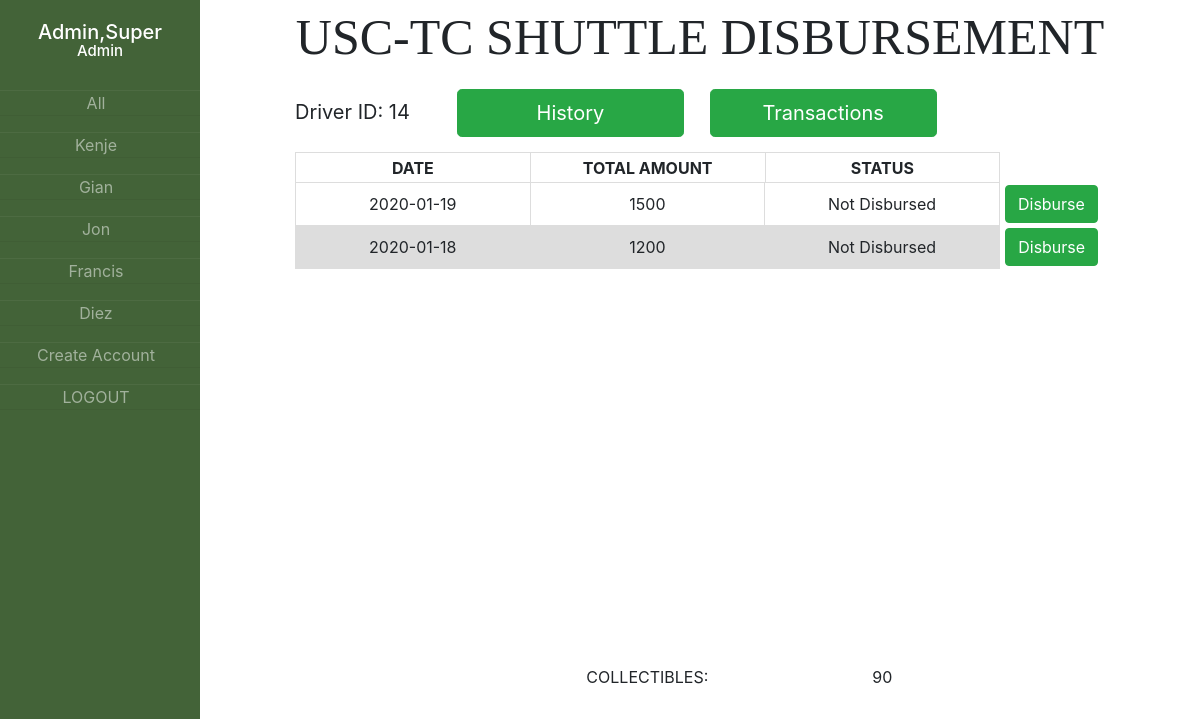
The page /driver.php?driver=Jon&id=14 (signed in) on the database its author committed.
### tables this page shows
CREATE TABLE `DriverInformation` (
  `uid` int(10) NOT NULL,
  `Driver_ID` varchar(256) NOT NULL,
  `Date` date NOT NULL,
  `Driver_Name` varchar(256) NOT NULL,
  `Driver_Status` varchar(256) NOT NULL DEFAULT 'Not Disbursed',
  `Total_Amount` int(10) NOT NULL,
  `Collectibles` int(10) NOT NULL
);

### driver.php (the view, shortened to what this page needs)
<!doctype html>
<html lang="en">
<head>
    <link rel="stylesheet" href="css/bootstrap.min.css">
    <link rel="stylesheet" href="css/newdrive.css">
</head>
<body>
<div class="wrapper">
    <div class="sidebar">
        <?php
            echo "<h1>";
            echo $_SESSION['S_lastname'].",".$_SESSION['S_firstname'];
            echo "</h1>";
            echo "<h2>";
            echo $_SESSION['S_UserType'];
            echo "</h2>";
        ?>
        <ul>
            <li><a href="dashboard.php?searchdate=<?php echo date('Y-m-j');?>">All</a></li>
            <?php
                $servername = "localhost";
                $username = "root";
                $password = "";
                $dbname = "ourserver";
                $conn = new mysqli($servername, $username, $password, $dbname);
                $sql = "SELECT * FROM DriverInformation";
                $result = $conn->query($sql);
                if ($result->num_rows > 0) {
                    $names = array();
                    while($row = $result->fetch_assoc()) {
                        if(!in_array($row["Driver_Name"],$names)){
                            echo '<li><a href="driver.php?driver='.$row["Driver_Name"].'&id='.$row["Driver_ID"].'">' .$row["Driver_Name"]. '</a></li>';
                        }
                        array_push($names, $row["Driver_Name"]);
                    }
                }
                else {
                    echo "No record";
                }
                $selected_driver = 0;
                if (isset($_GET['driver']) ) {
                    $selected_driver = $_GET['driver'];
                }
                $selected_driver_ID = 0;
                if (isset($_GET['id']) ) {
                    $selected_driver_ID = $_GET['id'];
                }
                if($_SESSION['S_UserType']=='Admin'){
                    echo '<li><a href="createuserpage.php">Create Account</a></li>';
                }
                echo '<li><a href="logout.php">LOGOUT</a></li>';
            ?>
        </ul>
    </div>
    <div class="main">
        <div class="title">USC-TC SHUTTLE DISBURSEMENT</div>
            <div class='outeroutertable'>
                <div class='toparea'><div class='DriverID'>Driver ID: <?php echo "$selected_driver_ID";?></div>
                <div class='tab'>
                    <button type='button' class='btn btn-success btn-lg' onclick='openhist();'>History</button>
                    <button type='button' class='btn btn-success btn-lg' onclick='opentran();'>Transactions</button>
                </div>
            </div>
        <div id='History' class='tabcontent'>
        <?php
            $sql = "SELECT * FROM `DriverInformation` WHERE Driver_Name='$selected_driver' ORDER BY Date DESC";
            $result = $conn->query($sql);
            if ($result->num_rows > 0) {
                echo " <div class='fakeoutertable'><table>
                        <tr>
                            <th>DATE</th>
                            <th>TOTAL AMOUNT</th>
                            <th>STATUS</th>
                            <th></th>
                        </tr>
                        </table></div>
                        <div class='outertable'>
                        <table>";
                while($row = $result->fetch_assoc()) {
                    echo "<tr><td>" .$row["Date"] ."</td>";
                    echo "<td>" .$row["Total_Amount"] ."</td>";
                    echo "<td>" .$row["Driver_Status"] ."</td>";
                    if($row["Driver_Status"]=='Not Disbursed'){
                        echo '<td><button type="button" class="btn btn-success" data-toggle="modal" data-target="#ReceiptModal" data-date="'.$row["Date"].'" data-did="'.$row["Driver_ID"].'">Disburse</button></td></tr>';
                    }
                }
                $sql2 = "SELECT * FROM `DriverInformation` WHERE Driver_Name='$selected_driver'";
                $result2 = $conn->query($sql2);
                $collect = 0;
                while($row2 = $result2->fetch_assoc()) {
                    $collect = $collect + $row2['Collectibles'];
                }
                echo "</table></div>
                    <div class='fakeoutertable'>
                    <table>
                    <tr>
                        <td></td>
                        <td>COLLECTIBLES:</td>
                        <td>".$collect."</td>
                        <td></td>
                    </tr></table></div>";
            }
            else {
                echo "<div class='NoRecord'>No record found</div>";
            }
        ?>
        </div>
        </div>
    </div>
</div>
</body>
</html>

### css/newdrive.css (style rules this page uses)
td, th { width: 29%; }
.wrapper { display: flex; position: relative; }
.wrapper .sidebar { position: fixed; width: 200px; height: 100%; background-color: rgb(67, 99, 56); padding-top: 20px; }
.wrapper .sidebar h1 { text-align: center; font-size: 20px; color: white; }
.wrapper .sidebar h2 { text-align: center; margin-top: -5%; margin-bottom: 15%; font-size: 15px; color: white; }
.wrapper .sidebar ul li { text-align: center; list-style: none; margin-bottom: 10%; margin-left: -30%; border-bottom: 1px solid rgba(0,0,0,0.05); border-top: 1px solid rgba(255,255,255,0.05); }
.wrapper .sidebar ul li a { color: rgba(255, 255, 255, 0.5); }
.wrapper .main { width: 100%; height: 100vh; margin-left: 200px; }
.wrapper .outeroutertable { width: 100%; height: 80%; }
.wrapper .outertable { margin: 0 auto; width: 90%; height: 60vh; overflow: auto; overflow-y: overlay; }
.wrapper .outertable2 td, th { border: 1px solid #dddddd; }
.wrapper .fakeoutertable { padding-right: 0px; margin: 0 auto; width: 90%; height: 30px; }
.wrapper .fakeoutertable tr:last-child td { border: none; }
.wrapper .fakeoutertable2 th:last-child, td:last-child { border: 1px solid #dddddd; }
.wrapper table { margin: 0 auto; width: 90%; }
.wrapper td, th { border: 1px solid #dddddd; text-align: center; padding-top: 2.5px; padding-bottom: 2.5px; }
.wrapper th:last-child, td:last-child { border: none; padding-left: 0px; background-color: white ; }
.wrapper tr:nth-child(even) { background-color: #dddddd; }
.wrapper .main .title { text-align: center; font-family: 'Times New Roman', Times, serif; font-size: 50px; }
.wrapper .main .outeroutertable .toparea { display: flex; margin: 0 auto; width: 81%; text-align: left; padding-top: 14px; padding-bottom: 15px; font-size: 20px; }
.wrapper .main .outeroutertable .toparea .DriverID { width: 20%; padding-top: 8px; }
.wrapper .main .outeroutertable .toparea .tab { display: flex; width: 80%; }
.wrapper .main .outeroutertable .toparea .tab button { width: 35%; margin-right: 4%; }

### rows shown on the page
driverinformation: Driver_Name "Kenje"
driverinformation: Driver_Name "Gian"
driverinformation: Driver_Name "Jon", Date "2020-01-18", Total_Amount "1200", Driver_Status "Not Disbursed"
driverinformation: Driver_Name "Francis"
driverinformation: Driver_Name "Diez"
driverinformation: Date "2020-01-19", Total_Amount "1500", Driver_Status "Not Disbursed"

### other values the page prints
$_SESSION['S_lastname'] "Admin"
$_SESSION['S_firstname'] "Super"
$_SESSION['S_UserType'] "Admin"
$selected_driver_ID "14"
$collect "90"
